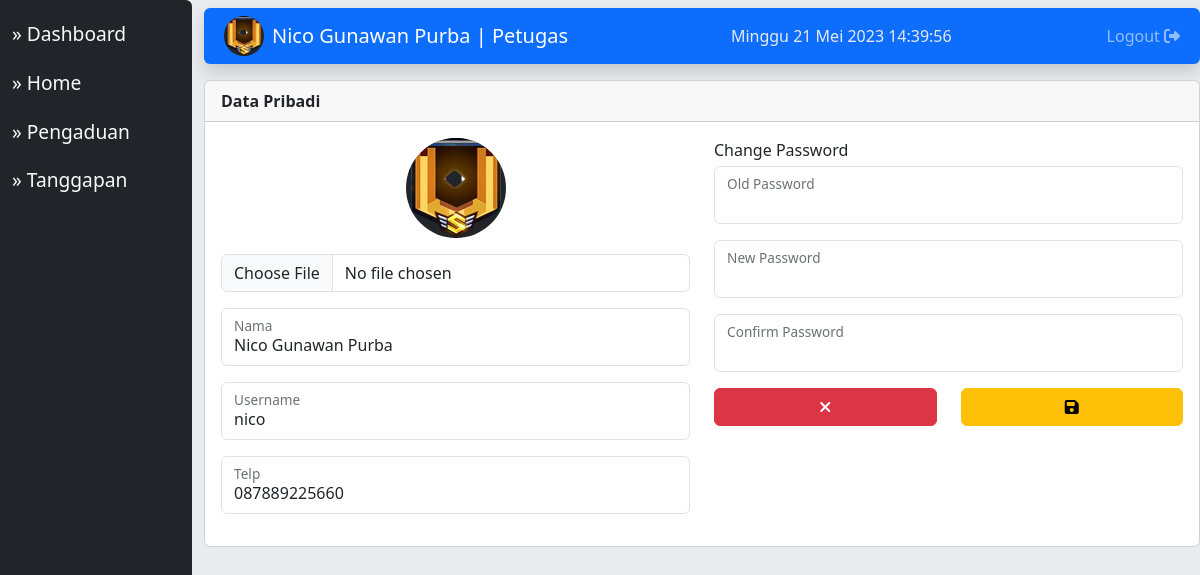
The app's page /index.php?module=account (signed in) with its own data.
### tables this page shows
CREATE TABLE `module` (
  `id_modul` int(11) NOT NULL,
  `nama_modul` varchar(50) NOT NULL,
  `link` varchar(100) NOT NULL,
  `static_content` text NOT NULL,
  `gambar` varchar(100) NOT NULL,
  `publish` enum('Y','N') NOT NULL,
  `status` enum('Petugas','Admin','Masyarakat','All') NOT NULL,
  `aktif` enum('Y','N') NOT NULL,
  `urutan` int(8) NOT NULL,
  `link_seo` varchar(100) NOT NULL
);

CREATE TABLE `petugas` (
  `id_petugas` int(11) NOT NULL,
  `nama_petugas` varchar(35) NOT NULL,
  `username` varchar(25) NOT NULL,
  `password` varchar(32) NOT NULL,
  `telp` varchar(13) NOT NULL,
  `level` enum('Admin','Petugas') NOT NULL,
  `foto_petugas` varchar(255) NOT NULL
);

### menu.php (the view, shortened to what this page needs)
<?php
include "src/config/connect.php";
if ($_SESSION['level'] == 'Admin') {
    $sql = mysqli_query($conn, "SELECT * FROM module WHERE (status='Admin' OR status='Petugas' OR status='All') AND aktif='Y' ORDER BY urutan");
} else if ($_SESSION['level'] == 'Petugas') {
    $sql = mysqli_query($conn, "SELECT * FROM module WHERE (status='Petugas' OR status='All') AND aktif='Y' ORDER BY urutan");
} else if ($_SESSION['level'] == 'Masyarakat') {
    $sql = mysqli_query($conn, "SELECT * FROM module WHERE (status='Masyarakat' OR status='All') AND aktif='Y' ORDER BY urutan");
}
while ($m = mysqli_fetch_array($sql)) {
    echo "<a style='text-decoration: none; color: inherit; display: block; margin: 20px 0px; font-size: 1.2rem;' href='$m[link]'>&#187; $m[nama_modul]</a>";
}

### index.php (shortened to what this page needs)
<?php
include "src/config/connect.php";
$level = $_SESSION['level'];
if ($level == "Masyarakat") {
    $nama = $_SESSION['nama'];
    $nik = $_SESSION['nik'];
} elseif ($level == "Admin" || $level == "Petugas") {
    $nama_petugas = $_SESSION['nama_petugas'];
    $id_petugas = $_SESSION['id_petugas'];
}
if ($level == "Masyarakat") {
    $query = mysqli_query($conn, "SELECT foto_masyarakat FROM masyarakat WHERE nik = '$nik'");
    if (mysqli_num_rows($query) > 0) {
        while ($result = mysqli_fetch_array($query)) {
            $foto_masyarakat = $result['foto_masyarakat'];
        }
    }
} else if ($level == "Admin" || $level == "Petugas") {
    $query = mysqli_query($conn, "SELECT foto_petugas FROM petugas WHERE id_petugas = '$id_petugas'");
    if (mysqli_num_rows($query) > 0) {
        while ($result = mysqli_fetch_array($query)) {
            $foto_petugas = $result['foto_petugas'];
        }
    }
}
?>
<!DOCTYPE html>
<html lang="en">
<head>
    <link rel="stylesheet" href="https://cdnjs.cloudflare.com/ajax/libs/font-awesome/6.4.0/css/all.min.css" />
    <link rel="stylesheet" href="src/assets/bootstrap/css/bootstrap.min.css">
    <link rel="stylesheet" href="src/assets/style/dashboard/style.css">
</head>
<body>
    <div class="wrapper">
        <div class="row">
            <div class="col-md-2 menu-side bg-dark text-light px-4 rounded">
                <?php include "menu.php" ?>
            </div>
            <div class="col-md-10 bg-body-secondary">
                <nav class="navbar navbar-expand-lg bg-primary navbar-dark shadow rounded mt-2">
                    <div class="container-fluid">
                        <?php if ($level == "Masyarakat") : ?>
                            <img width="40" height="40" class="bg-dark rounded-circle mx-2" src="src/account/img/<?= $foto_masyarakat ?>" alt="">
                            <a class="navbar-brand" href="?module=account"><?= $nama ?> | <?= $level ?></a>
                        <?php elseif ($level == "Admin" || $level == "Petugas") : ?>
                            <img width="40" height="40" class="bg-dark rounded-circle mx-2" src="src/account/img/<?= $foto_petugas ?>" alt="">
                            <a class="navbar-brand" href="?module=account"><?= $nama_petugas ?> | <?= $level ?></a>
                        <?php endif; ?>
                        <div class="collapse navbar-collapse" id="navbarSupportedContent">
                            <ul class="navbar-nav ms-auto mb-2 mb-lg-0">
                                <li class="nav-item">
                                    <?php include "clock.php" ?>
                                </li>
                            </ul>
                            <ul class="navbar-nav ms-auto mb-2 mb-lg-0">
                                <li class="nav-item">
                                    <a class="nav-link" href="logout.php">Logout <i class="fa-solid fa-right-from-bracket"></i></a>
                                </li>
                            </ul>
                        </div>
                    </div>
                </nav>
                <div class="content-side mt-3">
                    <div id="content">
                        <?php include "content.php"; ?>
                    </div>
                </div>
            </div>
        </div>
    </div>
</body>
</html>

### src/module/account/index.php (shortened to what this page needs)
<?php
include "src/config/connect.php";
$level = $_SESSION['level'];
if ($level == "Masyarakat") {
    $nik = $_SESSION['nik'];
} else if ($level == "Admin" || $level == "Petugas") {
    $id_petugas = $_SESSION['id_petugas'];
}
?>
<!DOCTYPE html>
<html lang="en">
<head>
    <link rel="stylesheet" href="https://cdnjs.cloudflare.com/ajax/libs/font-awesome/6.4.0/css/all.min.css" />
    <link rel="stylesheet" href="src/assets/bootstrap/css/bootstrap.min.css">
</head>
<body>
    <div class="card">
        <div class="card-header fw-bold">
            Data Pribadi
        </div>
        <div class="card-body">
            <form action="" method="POST" enctype="multipart/form-data">
                <div class="row">
                    <?php if ($level == "Masyarakat") : ?>
                        <?php $query = mysqli_query($conn, "SELECT * FROM masyarakat WHERE nik = '$nik'"); ?>
                    <?php elseif ($level == "Admin" || $level == "Petugas") : ?>
                        <?php $query = mysqli_query($conn, "SELECT * FROM petugas WHERE id_petugas = '$id_petugas'"); ?>
                    <?php endif; ?>
                    <?php while ($result = mysqli_fetch_array($query)) : ?>
                        <div class="col">
                            <div class="mb-3">
                                <div class="justify-content-center align-items-center d-flex">
                                    <?php if ($level == "Masyarakat") : ?>
                                        <img width="100" height="100" class="bg-dark rounded-circle float-end mb-3" src="src/account/img/<?php echo $result['foto_masyarakat']; ?>">
                                    <?php elseif ($level == "Admin" || $level == "Petugas") : ?>
                                        <img width="100" height="100" class="bg-dark rounded-circle float-end mb-3" src="src/account/img/<?php echo $result['foto_petugas']; ?>">
                                    <?php endif; ?>
                                </div>
                                <input type="file" name="file" class="form-control" id="image">
                            </div>
                            <div class="form-floating mb-3">
                                <?php if ($level == "Masyarakat") : ?>
                                    <input type="text" name="nama" id="nama" class="form-control" value="<?= $result['nama'] ?>" required>
                                <?php elseif ($level == "Admin" || $level == "Petugas") : ?>
                                    <input type="text" name="nama" id="nama" class="form-control" value="<?= $result['nama_petugas'] ?>" required>
                                <?php endif; ?>
                                <label>Nama</label>
                            </div>
                            <div class="form-floating mb-3">
                                <input type="text" name="username" id="username" class="form-control" value="<?= $result['username'] ?>" required>
                                <label>Username</label>
                            </div>
                            <div class="form-floating mb-3">
                                <input type="number" name="telp" id="telp" class="form-control" value="<?= $result['telp'] ?>" required>
                                <label>Telp</label>
                            </div>
                        </div>
                        <div class="col">
                            <label class="mb-1">Change Password</label>
                            <div class="form-floating mb-3">
                                <input type="password" name="oldPassword" id="oldPassword" class="form-control">
                                <label>Old Password</label>
                            </div>
                            <div class="form-floating mb-3">
                                <input type="password" name="newPassword" id="newPassword" class="form-control">
                                <label>New Password</label>
                            </div>
                            <div class="form-floating mb-3">
                                <input type="password" name="confirmPassword" id="confirmPassword" class="form-control">
                                <label>Confirm Password</label>
                            </div>
                            <div class="row">
                                <div class="col">
                                    <a href="?module=home" class="btn btn btn-danger w-100"><i class="fa-solid fa-xmark"></i></a>
                                </div>
                                <div class="col">
                                    <button type="submit" class="btn btn-warning w-100" name="save"><i class="fa-solid fa-floppy-disk"></i></button>
                                </div>
                            </div>
                        </div>
                    <?php endwhile; ?>
                </div>
            </form>
        </div>
    </div>
</body>
</html>

### src/assets/style/dashboard/style.css (style rules this page uses)
body, * { padding: 0; margin: 0; font-family: "Segoe UI", Tahoma, Geneva, Verdana, sans-serif; }
.wrapper { overflow-x: hidden; }
.menu-side { height: 100vh; }
a { text-decoration: none; color: inherit; }

### records on screen
module: nama_modul "Dashboard"
module: nama_modul "Home"
module: nama_modul "Pengaduan"
module: nama_modul "Tanggapan"
petugas: foto_petugas (picture), nama "Nico Gunawan Purba", username "nico", telp "087889225660"

### other values on screen
$nama_petugas "Nico Gunawan Purba"
$level "Petugas"
